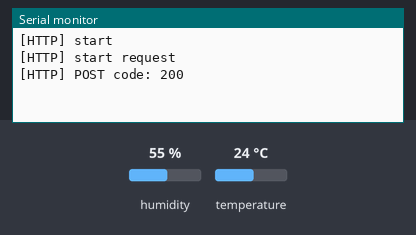
Bench run of a sketch on a simulated ESP8266 (NodeMCU). Parts: the last lines printed to the serial monitor. The inputs (shaded band) are chosen by the test bench; at power-on: humidity 55 %, temperature 24 °C. WiFi joins after 1.5 s; servers stay silent unless stated; uploads are accepted with an empty reply.

Above: at 4.2 s.
4.3 s: humidity set to 22 %
At 4.79 s:
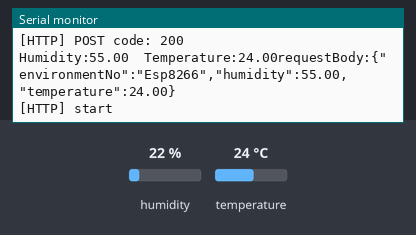
7.6 s: temperature set to 12 °C
At 8.42 s:
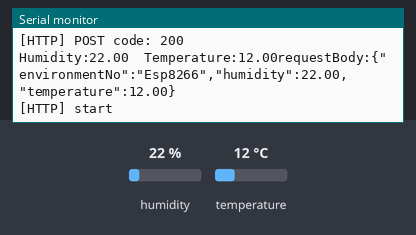
10.9 s: humidity set to 40 %
At 13.25 s:
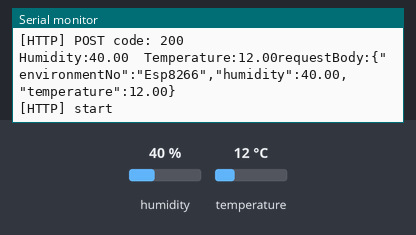
Timing chart, 0 to 14.8 s (numbered marks = the images above; inputs shaded):
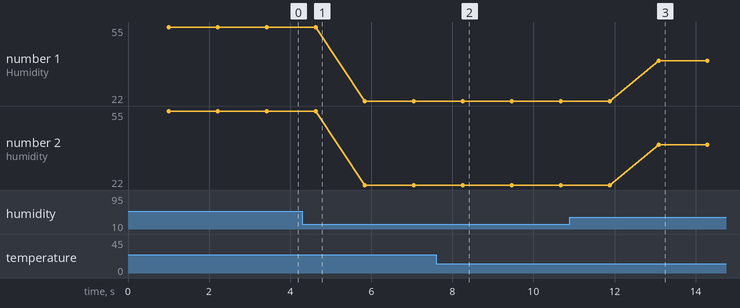

The sketch:

esp8266_code.ino
```cpp
#include <ESP8266WiFi.h>
#include <ESP8266WiFiMulti.h>
#include <ESP8266HTTPClient.h>
#include <DHT.h>

DHT dht(D5, DHT22);     //设置Data引脚IO

#define SERVER_IP "http://127.0.0.1/environment/info/add" // 网络服务器地址
WiFiClient client;
HTTPClient httpClient;
const char *ssid = "ssid";
const char *password = "password";

void setup() {
  Serial.begin(115200);
  WiFi.begin(ssid, password);
  Serial.println('\n');
  Serial.print("Connected to ");Serial.println(WiFi.SSID());        // 连接的SSID
  Serial.print("IP address:\t");Serial.println(WiFi.localIP());     // ESP8266的IP地址

  httpClient.begin(client, SERVER_IP); // 配置HTTP请求地址

  dht.begin();  // 启动DHT22
}

void loop() {
  delay(1000);                                //延迟
  float HUM = dht.readHumidity();              //读取湿度
  float TEM = dht.readTemperature();            //读取温度
  Serial.print("Humidity:");
  Serial.print(HUM);
  Serial.print("  Temperature:");
  Serial.print(TEM);

  String requestBody = "{\"environmentNo\":\"Esp8266\",\"humidity\":";
  requestBody += String(HUM);
  requestBody += ",\"temperature\":";
  requestBody += String(TEM);
  requestBody += "}";
  Serial.print("requestBody:"); Serial.println(requestBody);
+
  Serial.print("[HTTP] start\n");
  httpClient.addHeader("Content-Type", "application/json");
  int httpCode = httpClient.POST(requestBody);
  Serial.print("[HTTP] start request\n");
  if (httpCode > 0) {
    Serial.printf("[HTTP] POST code: %d\n", httpCode);
    if (httpCode == HTTP_CODE_OK) {
      const String& payload = httpClient.getString();
      Serial.println(payload);
    }
  } else {
    Serial.printf("[HTTP] Failed, error: %s\n", httpClient.errorToString(httpCode).c_str());
  }
}
```

Measured:
- after the input at 7.6 s, the serial monitor: prints a new line after 0.66 s (image 2)
- after the input at 10.9 s, the serial monitor: prints a new line after 2.2 s (image 3)
- plotted number 1: 55 → 22 after the input at 4.3 s, 22 → 40 after the input at 10.9 s
- plotted number 2: 55 → 22 after the input at 4.3 s, 22 → 40 after the input at 10.9 s
